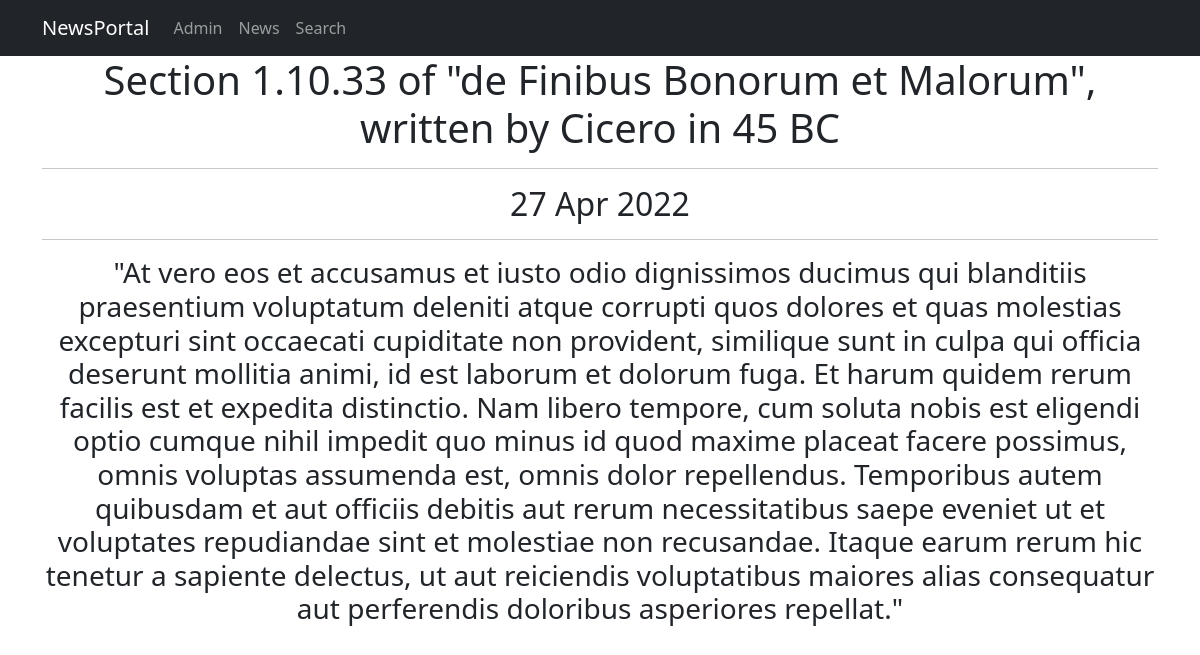
Screenshot of /news/1 with the database file from the repository.
### NewsPortal/models.py (models this page shows, shortened)
class Post(models.Model):
    author = models.ForeignKey(Author, on_delete=models.CASCADE)
    NEWS = 'N'
    ARTICLE = 'A'
    CATEGORY_CHOICE = (
        (NEWS, 'Новость'),
        (ARTICLE, 'Статья'),
    )
    сategoryType = models.CharField(max_length=1, choices=CATEGORY_CHOICE, default=ARTICLE)
    creation_timedate = models.DateTimeField(auto_now_add=True)
    postCategory = models.ManyToManyField(Category, through="PostCategory")
    title = models.CharField(max_length=128)
    text = models.TextField()
    rating = models.SmallIntegerField(default=0)

### NewsPortal/views.py (the view)
# urls.py: path('<int:pk>', PostDetail.as_view(), name='post_detail'),
class PostDetail(DetailView):
    model = Post
    template_name = 'article.html'
    context_object_name = 'article'
    def get_context_data(self, **kwargs):
        context = super().get_context_data(**kwargs)
        return context

### NewsPortal/templatetags/custom_filters.py (called while the page is built)
@register.filter()
def censor(value):
   for i in curselist:
      if i.find(value):
         value = value.replace(i[1::], "*" * len(i))
      else:
         return f'{value}'
   return f'{value}'

### templates/article.html
{% extends 'default.html' %}
{% load custom_filters %}
{% block content %}
    {% if article %}
            <h1>{{ article.title|censor }}
            <hr>
            <h2>{{ article.creation_timedate|date:'d M Y' }}
            <hr>
            <h3>{{ article.text|censor }}
    {% else %}
        <h2>Статьи нет!</h2>
    {% endif %}
{% endblock content %}

### rows the page displays
Post: title|censor "Section 1.10.33 of \"de Finibus Bonorum et Malorum\", written by Cicero in 45 BC", creation_timedate "27 Apr 2022", text|censor "\"At vero eos et accusamus et iusto odio dignissimos ducimus qui blanditiis praesentium voluptatum deleniti atque corrupti quos dolores et quas molestias excepturi sint occaecati cupiditate non provident, similique sunt in culpa qui officia deserunt mollitia animi, id est laborum et dolorum fuga. Et harum quidem rerum facilis est et expedita distinctio. Nam libero tempore, cum soluta nobis est eligendi optio cumque nihil impedit quo minus id quod maxime placeat facere possimus, omnis voluptas assumenda est, omnis dolor repellendus. Temporibus autem quibusdam et aut officiis debitis aut rerum necessitatibus saepe eveniet ut et voluptates repudiandae sint et molestiae non recusandae. Itaque…"
